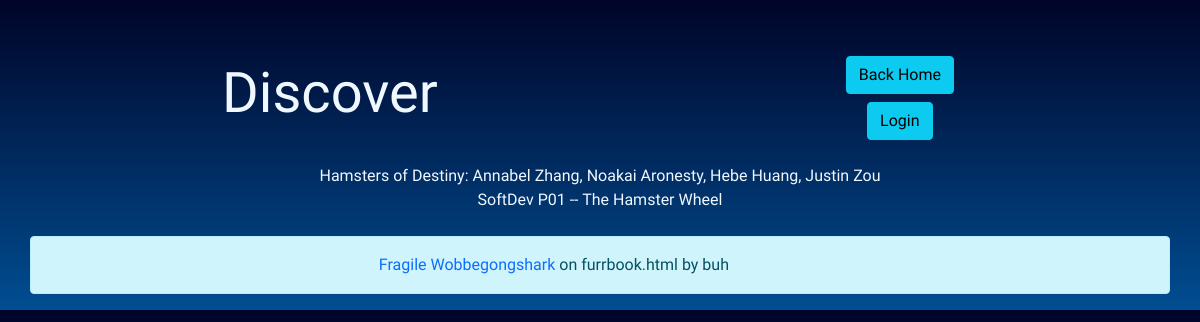
Page /discover on the earlier database version.
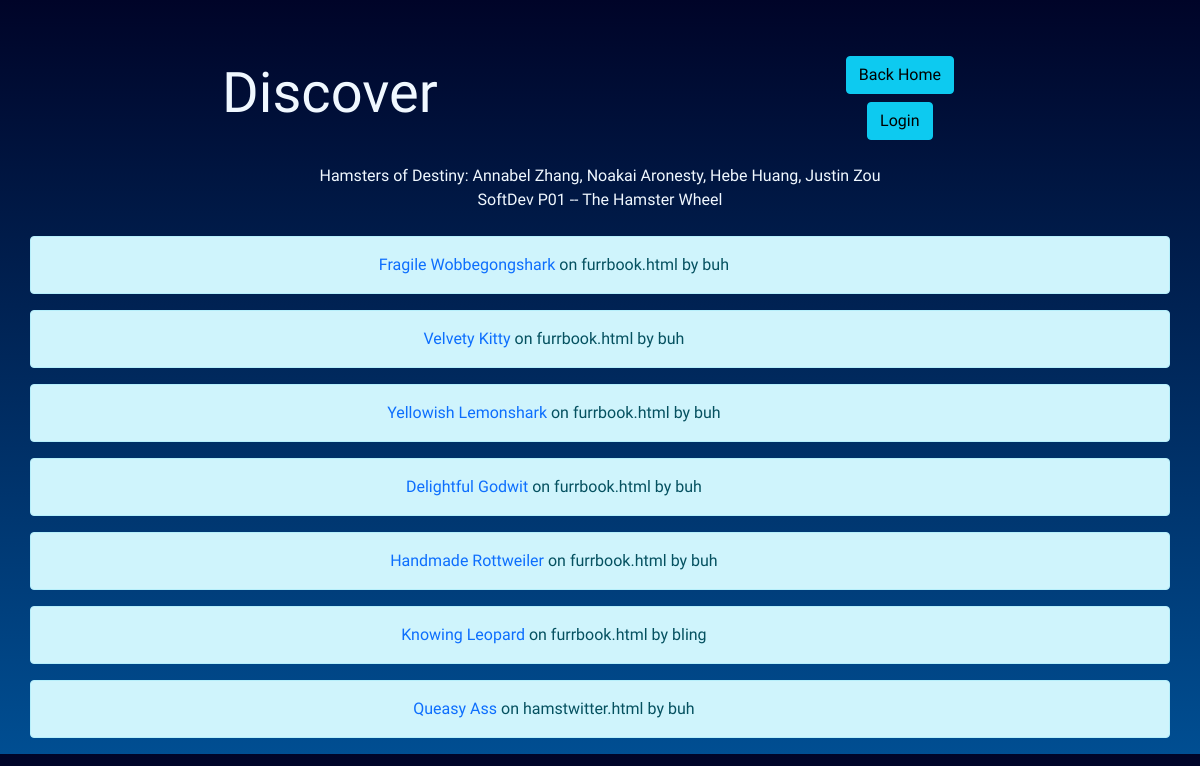
Same page on the later database version.
### tables this page shows
CREATE TABLE profiles (pid INTEGER, name TEXT, username TEXT, template TEXT, pfp TEXT, banner TEXT, adjective TEXT, animal TEXT, joke TEXT, catFact TEXT, weatherFact TEXT, meme1 TEXT, meme2 TEXT, age TEXT, location TEXT, genre TEXT, date TEXT, year TEXT);

### __init__.py (the view)
@app.route("/discover", methods=['GET', 'POST'])
def discover():
    try:
        discoverList = []
        db = sqlite3.connect(DB_FILE)
        c = db.cursor()
        query = c.execute('SELECT name, template, username FROM profiles')
        convert = list(query) #turns tuple into list
    except:
        return render_template("home.html")
    return render_template("discover.html", list=convert)

### templates/discover.html (shortened to what this page needs)
<!DOCTYPE html>
<html lang="en" dir="ltr">
<head>
    <link href="https://cdn.jsdelivr.net/npm/bootstrap@5.1.3/dist/css/bootstrap.min.css" rel="stylesheet"
>
    <link href="../static/css/general.css" rel="stylesheet">
</head>
<body id="top">
<br>
<div class="container pt-4 pb-3 rounded">
    <div class="row row-cols-auto">
        <div class="col p-0 my-auto">
            <h1 class="fw-light display-4" id="title">Discover</h1>
        </div>
        <div class="col p-0 my-auto">
            <div class="container my-2">
            <form action="/" method='GET'>
                <button type="submit" class="btn btn-info" formaction="/">Back Home</button>
            </form>
            </div>
            <div class="container my-2">
                {% if session['username'] %}
                <form action="/logout" method='GET'>
                    <button type="submit" class="btn btn-danger" formaction="/logout">Logout</button>
                </form>
                {% else %}
                <form action="/login" method='GET'>
                    <button type="submit" class="btn btn-info" formaction="/login">Login</button>
                </form>
                {% endif %}
            </div>
        </div>
    </div>
</div>
<div class="container p-4 pt-0 rounded">
    Hamsters of Destiny: Annabel Zhang, Noakai Aronesty, Hebe Huang, Justin Zou<br>
    SoftDev P01 -- The Hamster Wheel<br>
</div>
{% set NAME = 0 %}
{% set TEMPLATE = 1 %}
{% set USERNAME = 2 %}
{% for user in list %}
<div class="container user-container alert alert-info">
    <div class="row p-0 m-0">
        <div class="col-11 p-0 m-0">
            <a class="profile" style="text-decoration: none;" href="/{{user[NAME]}}"> {{user[NAME]}}</a> on
            <span class="template"> {{user[TEMPLATE]}} by {{user[USERNAME]}} </span>
        </div>
    </div>
</div>
{% endfor %}
</body>
</html>

### static/css/general.css (style rules this page uses)
body { background-size: cover; background-repeat: no-repeat; background: linear-gradient(#000428, #004e92); color: aliceblue; text-align: center; font-family: 'Zen Kurenaido', sans-serif; }
h1 { font-family: 'Iceberg', cursive; }
div { margin: auto; }

Differences in the rows shown:
added profiles: name "Velvety Kitty", template "furrbook.html", username "buh"
added profiles: name "Yellowish Lemonshark", template "furrbook.html", username "buh"
added profiles: name "Delightful Godwit", template "furrbook.html", username "buh"
added profiles: name "Handmade Rottweiler", template "furrbook.html", username "buh"
added profiles: name "Knowing Leopard", template "furrbook.html", username "bling"
added profiles: name "Queasy Ass", template "hamstwitter.html", username "buh"
